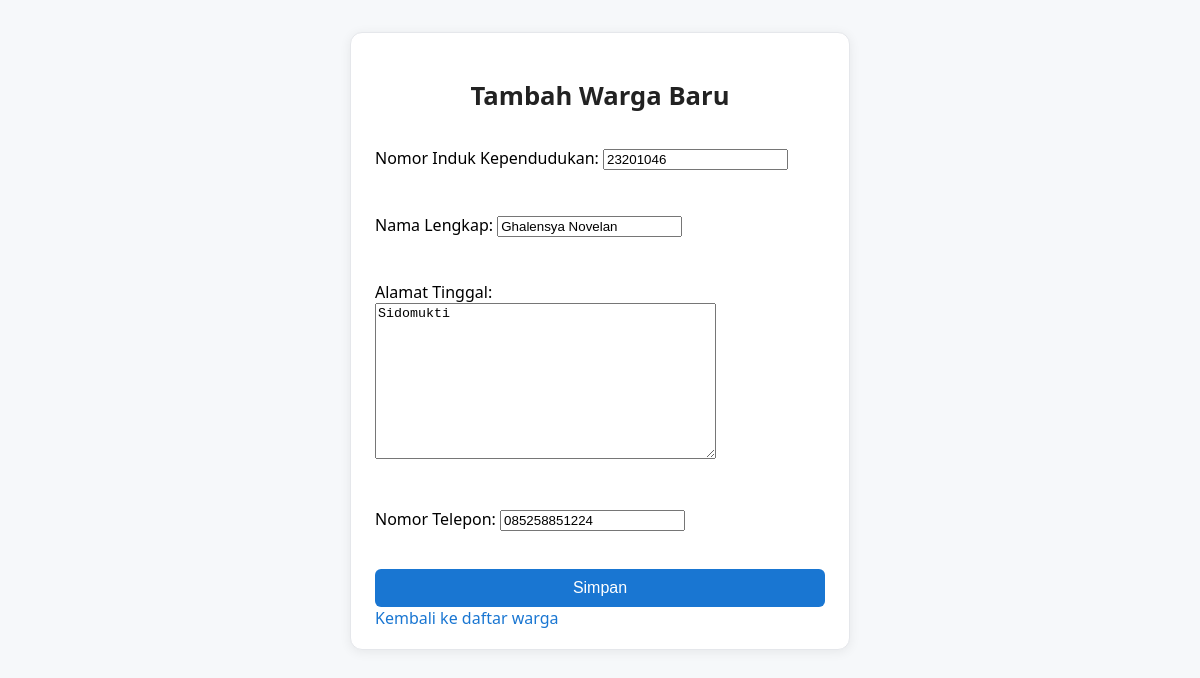
Page /5/warga/edit/ on the committed database.
### warga/models.py (models this page shows, shortened)
class Warga(models.Model):
    nik = models.CharField(
        max_length=16,
        unique=True,
        verbose_name="Nomor Induk Kependudukan"
    )
    nama_lengkap = models.CharField(
        max_length=100,
        verbose_name="Nama Lengkap"
    )
    alamat = models.TextField(
        verbose_name="Alamat Tinggal",
        default=""
    )
    no_telepon = models.CharField(
        max_length=15,
        blank=True,
        verbose_name="Nomor Telepon"
    )
    tanggal_registrasi = models.DateTimeField(
        auto_now_add=True
    )

### warga/views.py (the view)
# urls.py: path('<int:pk>/warga/edit/', WargaUpdateView.as_view(), name='warga_edit'),
class WargaUpdateView(UpdateView):
    model = Warga
    form_class = WargaForm
    template_name = 'warga/warga_form.html'
    success_url = reverse_lazy('warga_list')

### warga/forms.py
class WargaForm(forms.ModelForm):
    class Meta:
        model = Warga
        fields = ["nik", "nama_lengkap", "alamat", "no_telepon"]

### warga/templates/warga/warga_form.html (shortened to what this page needs)
<!DOCTYPE html>
<html>
<head>
</head>
<body>
    <div class="container">
        <div class="card">
            <h1>Tambah Warga Baru</h1>
            <form method="post">
                {{ form.as_p }}
                <button type="submit">Simpan</button>
            </form>
            <a href="{% url 'warga_list' %}">Kembali ke daftar warga</a>
        </div>
    </div>
</body>
</html>

### warga/templates/warga/warga_form.html (style rules this page uses)
body { font-family: 'Segoe UI', Arial, sans-serif; background: #f6f8fa; margin: 0; padding: 32px; }
.container { max-width: 500px; margin: 0 auto; }
.card { background: #fff; border-radius: 12px; box-shadow: 0 2px 12px rgba(0,0,0,0.07); padding: 28px 24px 20px 24px; margin-bottom: 32px; border: 1px solid #e5e7eb; }
h1 { color: #222; font-size: 1.6rem; margin-bottom: 18px; text-align: center; }
form { display: flex; flex-direction: column; gap: 12px; }
button { background: #1976d2; color: #fff; border: none; border-radius: 6px; padding: 10px 24px; font-size: 1rem; cursor: pointer; margin-top: 10px; }
a { color: #1976d2; text-decoration: none; font-size: 1rem; margin-top: 10px; }

### rows in the picture
Warga: nik "23201046", nama_lengkap "Ghalensya Novelan", alamat "Sidomukti", no_telepon "085258851224"
